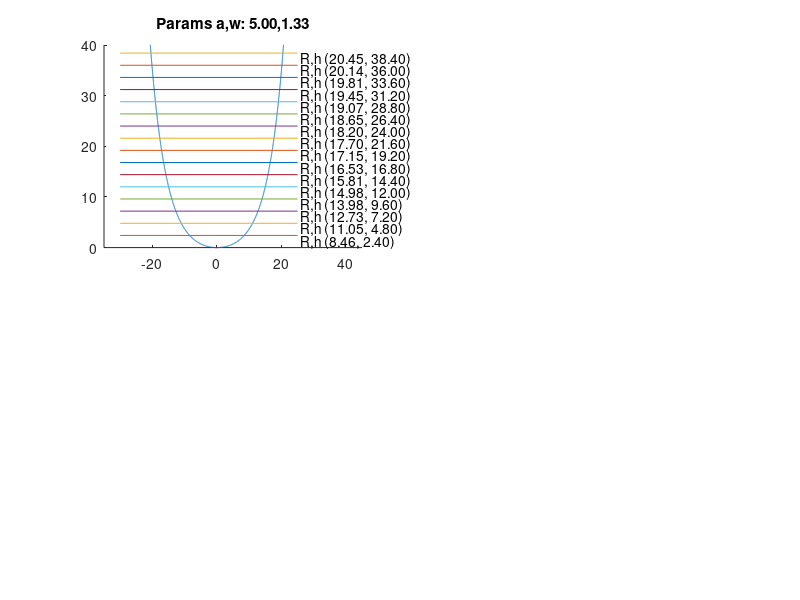
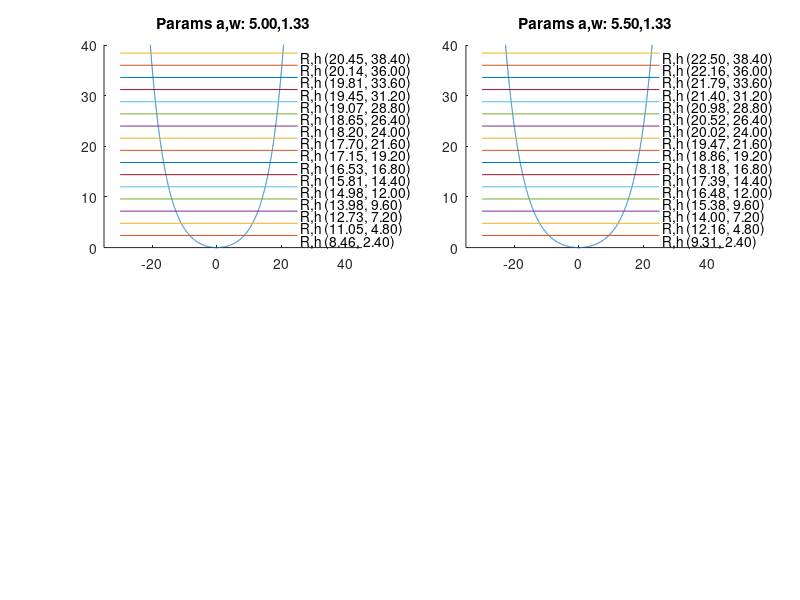
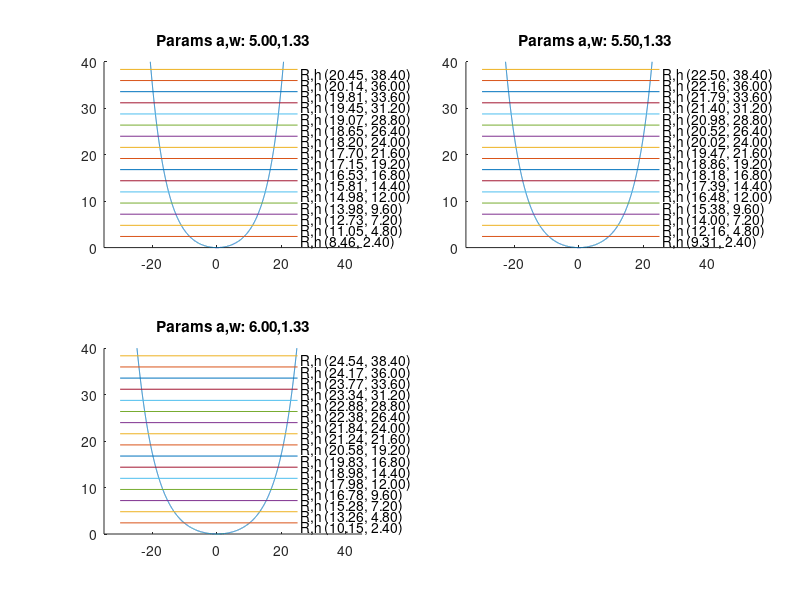

Recreate these plots in MATLAB, in order.
# Dadant
# top frame: 470 / 435 X 27
# frame height: 37 to 27 X 300 X 6
# |----|
# |____|
 
% Prevent Octave from thinking that this
% is a function file:
1;

function [x, y] = catenary(s,w,a) 
  
## calculate catenary curve
  x = s;
  # y=a*cosh((x)/a) - a;
    y = w*(cosh(x/a)-1);
end
% s, the length of the chain in increments 

s = [-50:0.01:50]; % meters


## http://www.beginningbeekeeping.com/BeeFaqs.htm
## one bee has max 5/8 inch length = 1.58 cm
## one bee weights a tenth of a gram = 1/10000
## lambda = nr of bees per meter * weigh of a bee

pl=1;
## I needed to tweak the T to get into a workable catenary shape

# dimensions
hive_height = 40;
hive_max_width = 45;  #+ wood 
wood_width = 2.4;

for a = 5:0.5:6
  subplot(2,2,pl);

  pl=pl+1
  for w =1.33
  title(sprintf("Params a,w: %0.2f,%0.2f",a,w));
  [x, y] = catenary(s, w, a);;
    # draw the catenary curve
    hold on;
    plot(x,y);
    axis([-35 45 0 hive_height]);
    C = [x; y]';
    #save myfile.mat C;

    A = [,];
    for h = 0:wood_width:40 
      i = 3;
      while (i <= rows(C))
         if (C(i-1,2) < h && C(i,2) >= h)
           new_row = [C(i,1), C(i,2)];
           # add lines on the curve graph
            %% plot a line between two points using plot([x1,x2],[y1,y2])
            plot([-30,25],[h,h]);
            text(26, h-(wood_width/2), sprintf("R,h (%0.2f, %0.2f)",C(i,1),h));
            
            hold on;           
           A = [A; new_row];
         endif  
        i++;
      endwhile
        
    end
    print -djpg catenaryHive.jpg

  end

end
